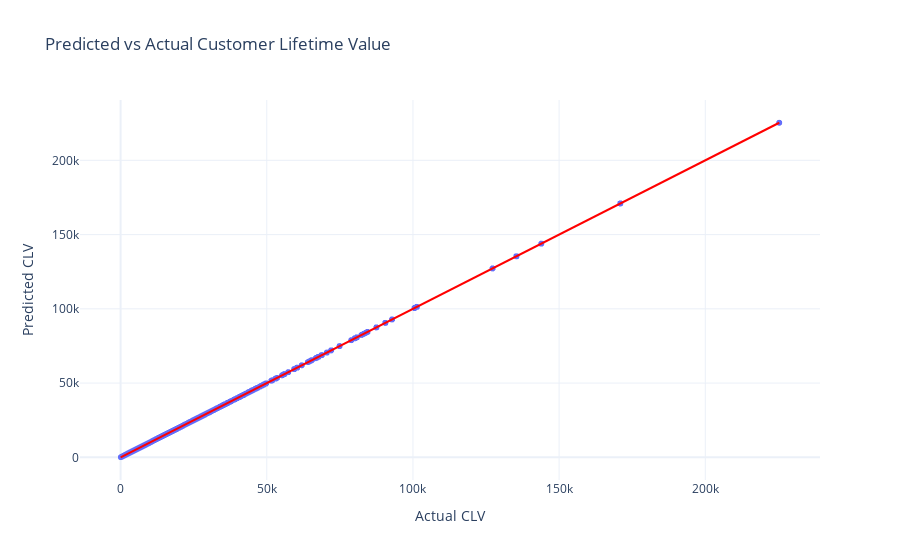

Source (notebook cell):
### Code cell
print(response.code.split('```')[1].replace('#','####').replace('python',''))
exec(response.code.split('```')[1].replace('#','####').replace('python',''))

### Figure 1 — Plotly figure (JSON) as saved in the notebook; plotly's stock layout.template omitted (floating-point values rounded to 4 significant figures; data arrays with more than 128 entries replaced by an {"elided": "..."} marker saying what was removed)
{"data": [{"hovertemplate": "Actual CLV=%{x}<br>Predicted CLV=%{y}<extra></extra>", "legendgroup": "", "marker": {"color": "#636efa", "symbol": "circle"}, "mode": "markers", "name": "", "showlegend": false, "type": "scattergl", "x": {"elided": "47689 float values"}, "xaxis": "x", "y": {"elided": "47689 float values"}, "yaxis": "y"}], "layout": {"legend": {"tracegroupgap": 0}, "shapes": [{"line": {"color": "Red"}, "type": "line", "x0": 0, "x1": 225300.0, "xref": "x", "y0": 0, "y1": 225300.0, "yref": "y"}], "title": {"text": "Predicted vs Actual Customer Lifetime Value"}, "xaxis": {"anchor": "y", "domain": [0, 1], "title": {"text": "Actual CLV"}}, "yaxis": {"anchor": "x", "domain": [0, 1], "title": {"text": "Predicted CLV"}}}}
